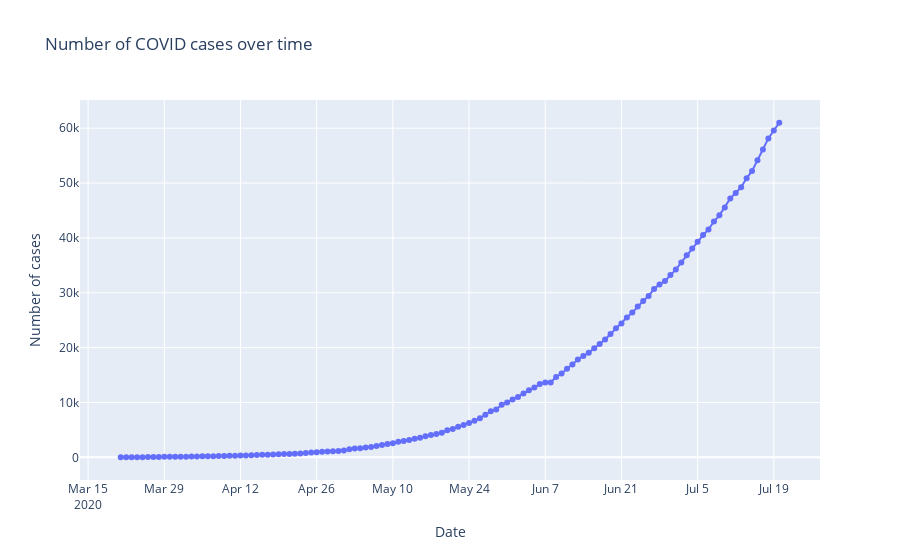

Notebook source saved alongside this figure:
### Code cell
fig = go.Figure(data=go.Scatter(x=total_confirmed['date'],
                                y=total_confirmed['cases'],
                                mode='lines+markers')) 
fig.update_layout(title='Number of COVID cases over time', xaxis_title="Date", yaxis_title="Number of cases")
fig.show()
